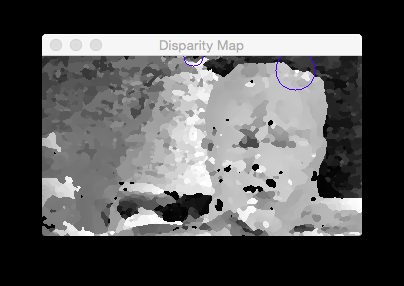
//> input picture calib.png, 404 x 286 px
$ ./main 3 3 100 calib.png   (built with g++ and OpenCV 4)
//> lines starting //> are read from the running program, lines starting //| are printed output that depends on the picture
#include "opencv2/highgui/highgui.hpp"
#include <opencv2/objdetect/objdetect.hpp>
#include <opencv2/imgproc/imgproc.hpp>

//feature detect
#include <opencv2/features2d/features2d.hpp>
#include <opencv2/nonfree/features2d.hpp>
#include <opencv2/nonfree/nonfree.hpp>
#include <opencv2/core/core.hpp>
#include <opencv2/calib3d/calib3d.hpp>

#include "calib.h"
#include "stopwatch.h"

#include <sstream>
#include <iostream>
#include <cstdio>
#include <queue>
#include <omp.h>
#include <iostream>
#include <cassert>
#include <chrono>

#include <vector>
#include <map>
#include <fstream>
#include <string>
#include <cmath> // for fabs()
#include <iomanip>
#include <sstream>
#include <thread>
#ifdef __APPLE__
#define CAPW 1440/3 //screen resolution x / 3
#define CAPH 810/3  //screen resolution y / 3
#else
#define CAPW 1920/3 //screen resolution x / 3
#define CAPH 1080/3  //screen resolution y / 3
#endif

#define DEBUG true
#define USECALIBDATA true
#define SGBM true

#if DEBUG
#include <chrono>
using namespace std::chrono;
#endif

using namespace cv;
using namespace std;

int main(int argc, char *argv[]) {

    int threadnum = atoi(argv[3]);
    int do_times=1, tiles=0;
    do_times = atoi(argv[1]);
    tiles = atoi(argv[2]);
    cout << "do times "<< do_times<< endl;
//    const int threadnum = 1;
	int real_thread_num= 0;
	vector<thread>threads;
	chrono::system_clock::time_point startTime = chrono::system_clock::now();
    Mat image = imread(string(argv[4]));
//> image is the input picture: 286 rows x 404 cols, CV_8UC3; mean B, G, R 83.8, 83.6, 83.6
	// cout << image.cols << "x" << image.rows << endl;
	omp_set_num_threads(threadnum);
    int i,offset;
     for(int k=0; k < do_times;k++){
#pragma omp parallel for private(offset, i) lastprivate(real_thread_num)
        for(int i=0; i < tiles;i++)
        {

                real_thread_num= omp_get_num_threads();
        //		cout  << "WIDTH" << i << "="<< ((image.cols/4)*(k)) << "-" << ((image.cols/4)*(k+1)) << endl;
        //		cout << "HEIGHT" << i << "="<< ((image.rows/4)*(i)) << "-" << ((image.rows/4)*(i+1)) << endl;
        //		cout << "___________________________________" << endl;
                offset = i>0 ? -2 : 0;
                Mat subImg = image(Range(((image.rows/tiles)*(i))+offset , ((image.rows/tiles)*(i+1))),
                                   Range(0 , image.cols));
                //try{
                    erode(subImg, subImg, Mat(), Point(-1, -1), 1, 0, 0);
                //}catch(...){};
        }
    }
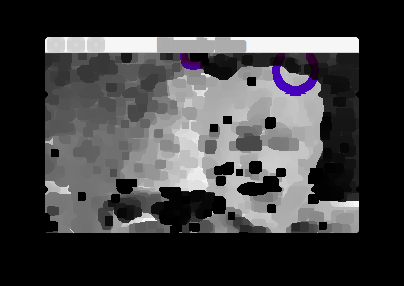
//> image: 286 rows x 404 cols, CV_8UC3; mean B, G, R 61.5, 60.3, 60.9
//> after the loop, real_thread_num = 1; offset = -2

	chrono::system_clock::time_point endTime = chrono::system_clock::now();
	chrono::microseconds microRunTime =
			chrono::duration_cast<chrono::microseconds>(endTime - startTime);
	double runTime = microRunTime.count() / 1000000.0;

    cout << setprecision(8) << "time " << runTime << " seconds." << endl
		 << flush;
	cout << "There were " << real_thread_num << " threads." << endl;
//| There were 1 threads.


    imwrite( "image.jpg", image );
    waitKey(100000);
	exit(EXIT_SUCCESS);
//> (the program exits here)
